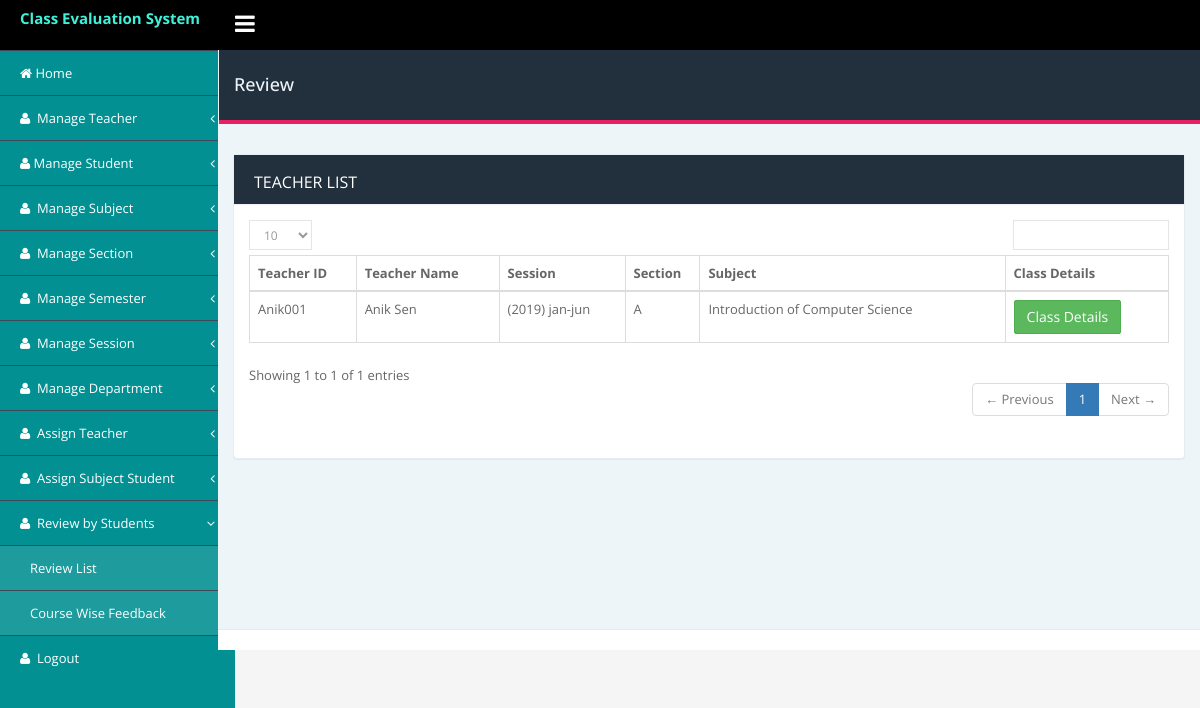
Page /admin/review/review_list.php (signed in) on the committed database.
### tables this page shows
CREATE TABLE `assign_teacher` (
  `id` int(11) NOT NULL,
  `teacher_id` varchar(255) DEFAULT NULL,
  `session_id` int(11) DEFAULT NULL,
  `subject_id` int(11) DEFAULT NULL,
  `section_id` int(11) DEFAULT NULL,
  `status` tinyint(4) NOT NULL DEFAULT '1' COMMENT '1=active,2=will take class, 0=will not take any class',
  `created_at` datetime DEFAULT NULL,
  `udpated_at` timestamp NULL DEFAULT CURRENT_TIMESTAMP
);

CREATE TABLE `teacher` (
  `id` int(11) NOT NULL,
  `teacher_id` varchar(250) DEFAULT NULL COMMENT 'same as member id',
  `name` varchar(250) DEFAULT NULL,
  `status` int(11) NOT NULL DEFAULT '1',
  `created_at` datetime DEFAULT NULL,
  `updated_at` timestamp NULL DEFAULT CURRENT_TIMESTAMP
);

CREATE TABLE `session` (
  `id` int(11) NOT NULL,
  `session_name` varchar(255) DEFAULT NULL,
  `year` year(4) NOT NULL,
  `status` tinyint(4) DEFAULT '1',
  `created_at` datetime DEFAULT NULL,
  `updated_at` timestamp NULL DEFAULT CURRENT_TIMESTAMP
);

CREATE TABLE `section` (
  `id` int(11) NOT NULL,
  `section_name` varchar(255) DEFAULT NULL,
  `status` tinyint(4) DEFAULT '1' COMMENT '1=active,0=inactive',
  `created_at` datetime DEFAULT NULL,
  `updated_at` timestamp NULL DEFAULT NULL
);

CREATE TABLE `subject` (
  `id` int(11) NOT NULL,
  `subject_id` varchar(150) DEFAULT NULL,
  `subject_name` varchar(255) NOT NULL,
  `semester` int(11) DEFAULT NULL,
  `status` tinyint(4) NOT NULL DEFAULT '1' COMMENT '1=active,0=inactive',
  `created_at` datetime NOT NULL,
  `updated_at` timestamp NOT NULL DEFAULT CURRENT_TIMESTAMP
);

### admin/review/review_list.php (the view, shortened to what this page needs)
<?php include('../includes/db/connection_db.php');?>
<!DOCTYPE html>
<html lang="en">
    <head>
    <?php include('../includes/head_link.php');?>
    </head>
    <body class="fixed-top">
        <div id="wrapper">
           <?php include('../includes/nav_header.php');?>
            <div class="page-container">
                <?php include('../includes/left_sidebar.php');?>
                <div class="page-content-wrapper">
                     <div class="content-wrapper container">
                        <div class="row">
                            <div class="col-sm-12">
                                <div class="page-title">
                                    <div class="row">
                                        <h4 class="pull-left">Review</h4>
                                    </div>
                                </div>
                            </div>
                        </div>
                        <div class="row">
                            <div class="col-md-12">
                                <div class="panel panel-card recent-activites">
                                    <div class="panel-heading">
                                    Teacher List
                                    </div>
                                    <div class="panel-body">
                                        <div class="table-responsive">
                                            <table id="basic-datatables" class="table table-bordered">
                                                <thead>
                                                    <tr>
                                                        <th> Teacher ID </th>
                                                        <th> Teacher Name </th>
                                                        <th> Session </th>
                                                        <th> Section </th>
                                                        <th> Subject </th>
                                                        <th> Class Details </th>
                                                    </tr>
                                                </thead>
                                                <tbody>
                                                <?php
                                                $sql = "SELECT
                                                assign_teacher.id as id,
                                                assign_teacher.status as status,
                                                assign_teacher.teacher_id as teacher_id,
                                                session.session_name as session,
                                                session.year as year,
                                                section.section_name as section_name,
                                                teacher.name as teacher_name,
                                                subject.subject_name as subject
                                                from
                                                    assign_teacher
                                                left join
                                                    teacher on assign_teacher.teacher_id = teacher.teacher_id
                                                left join
                                                    subject on subject.id=
                                                    assign_teacher.subject_id
                                                left join
                                                    section on
                                                    section.id=assign_teacher.section_id
                                                left join
                                                    session on
                                                    session.id=assign_teacher.session_id
                                                where assign_teacher.status = 2
                                                    ";
                                                $result = $conn->query($sql);
                                                if ($result->num_rows > 0) {
                                                while($row = $result->fetch_assoc()) { ?>
                                                <tr>
                                                    <td><?php echo $row['teacher_id'];?></td>
                                                    <td><?php echo $row['teacher_name'];?></td>
                                                    <td><?php echo "(".$row['year'].") ".$row['session']?></td>
                                                    <td><?php echo $row['section_name']?></td>
                                                    <td><?php echo $row['subject'];?></td>
                                                    <td>
                                                    <a href="subject_wise_class_list.php?id=<?php echo $row['id']?>"class="btn btn-success">
                                                        Class Details
                                                        </a>
                                                    </td>
                                                </tr>
                                                <?php } } ?>
                                                </tbody>
                                            </table>
                                        </div>
                                    </div>
                                </div>
                            </div>
                        </div>
                    </div>
                   <?php include('../includes/footer.php');?>
            </div>
        </div>
    </body>
</html>

### admin/assets/css/style.css (style rules this page uses)
body { font-family: 'Open Sans', sans-serif; font-size: 13px; line-height: 1.42857143; color: #666; background-color: #f5f5f5; min-height: 100%; margin: 0px; padding: 0px; line-height: 24px; overflow-x: hidden; font-weight: 400; }
a { color: #3ff1d8; text-decoration: none; }
.table-responsive { min-height: .01%; overflow-x: hidden; }
.panel { min-width:250px; }
.btn { text-transform: capitalize; font-weight: 400; letter-spacing: 0px; border-radius:2px; -webkit-border-radius: 2px; }
.fixed-top .page-container { margin-top: 50px; }
.page-container { margin: 0; padding: 0; position: relative; }
.content-wrapper.container { width: 100%; }
.page-title { margin: 0px; margin-left: -14px; margin-right: -15px; padding-left: 30px; padding-right: 30px; padding-top: 15px; padding-bottom: 15px; margin-bottom: 30px; background-color: #222f3c; color:#eef5f9!important; border-bottom: 4px solid #E91E63; }
.content-wrapper.container { padding-bottom:45px; }
.page-content-wrapper { margin-left: 218px; margin-top: 0; min-height: 600px; background: #eef5f9; position: relative; }
.panel { border: 1px solid #e7ecf1!important; border-radius: 0px; }
.panel-heading { border-bottom: 1px solid #eef1f5; padding: 15px 20px 10px; border-top-left-radius: 0px; border-top-right-radius: 0px; font-size: 16px; text-transform:uppercase; }
[class*="panel-"] > .panel-heading { border: 0; border-bottom: 1px solid #eef1f5; background-color: #222f3c; color: #fff; }
.panel { margin-bottom: 20px; background-color: #fff; border: 1px solid transparent; border-radius: 4px; -webkit-box-shadow: 0 1px 1px rgba(0,0,0,.05); box-shadow: 0 1px 1px rgba(0,0,0,.05); }

### rows in the picture
assign_teacher: teacher "Anik001", teacher.name "Anik Sen", session.year "2019", session.session_name "jan-jun", section.section_name "A", subject.subject_name "Introduction of Computer Science"
